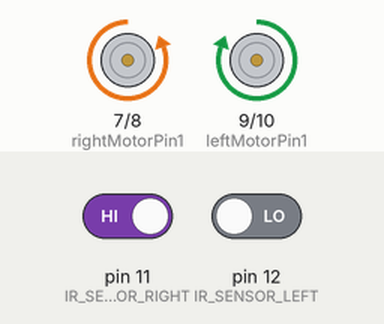
The sketch below on a simulated Arduino Uno, built with avr-gcc and run on an emulated ATmega328P. On the bench: motor-driver pin pairs drawn as motors (green arrow = first pin HIGH = forward, orange = second pin HIGH = backward, longer = more drive). The test bench sets the inputs (shaded band); at power-on: pin 11 (IR_SENSOR_RIGHT) HIGH, pin 12 (IR_SENSOR_LEFT) LOW.

Above: at 1.2 s.
1.3 s: pin 11 (IR_SENSOR_RIGHT) driven LOW
At 2.5 s:
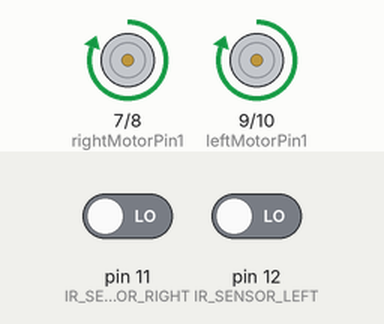
2.8 s: pin 12 (IR_SENSOR_LEFT) driven HIGH
At 3.6 s:
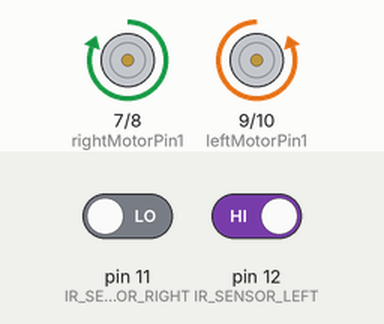
4.3 s: pin 12 (IR_SENSOR_LEFT) driven LOW
At 4.8 s:
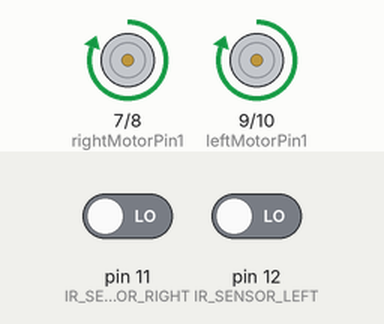
5.8 s: pin 11 (IR_SENSOR_RIGHT) driven HIGH
At 7.1 s:
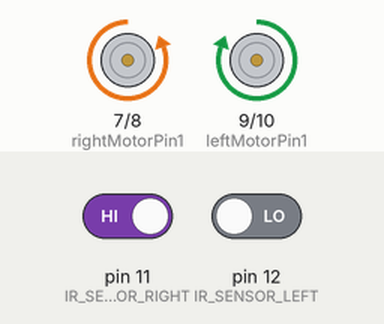
Timing chart, 0 to 8.3 s (numbered marks = the images above; inputs shaded):
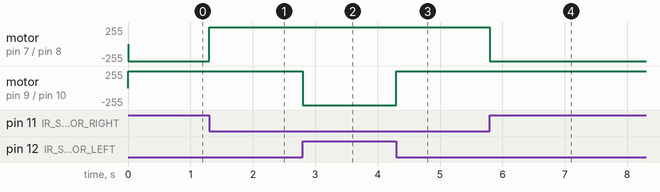

The sketch:

test-line-sensors-analogs.ino
```cpp
#define IR_SENSOR_RIGHT 11
#define IR_SENSOR_LEFT 12
#define MOTOR_SPEED 180

//Right motor
int rightMotorPin1=7;
int rightMotorPin2=8;

//Left motor
int leftMotorPin1=9;
int leftMotorPin2=10;

void setup()
{

  TCCR0B = TCCR0B & B11111000 | B00000010 ;

  // put your setup code here, to run once:
  pinMode(rightMotorPin1, OUTPUT);
  pinMode(rightMotorPin2, OUTPUT);

  pinMode(leftMotorPin1, OUTPUT);
  pinMode(leftMotorPin2, OUTPUT);

  pinMode(IR_SENSOR_RIGHT, INPUT);
  pinMode(IR_SENSOR_LEFT, INPUT);
  rotateMotor(0,0);
}


void loop()
{

  int rightIRSensorValue = digitalRead(IR_SENSOR_RIGHT);
  int leftIRSensorValue = digitalRead(IR_SENSOR_LEFT);

  //If none of the sensors detects black line, then go straight
  if (rightIRSensorValue == LOW && leftIRSensorValue == LOW)
  {
    rotateMotor(MOTOR_SPEED, MOTOR_SPEED);
  }
  //If right sensor detects black line, then turn right
  else if (rightIRSensorValue == HIGH && leftIRSensorValue == LOW )
  {
      rotateMotor(-MOTOR_SPEED, MOTOR_SPEED);
  }
  //If left sensor detects black line, then turn left
  else if (rightIRSensorValue == LOW && leftIRSensorValue == HIGH )
  {
      rotateMotor(MOTOR_SPEED, -MOTOR_SPEED);
  }
  //If both the sensors detect black line, then stop
  else
  {

  }
}


void rotateMotor(int rightMotorSpeed, int leftMotorSpeed)
{

  if (rightMotorSpeed < 0)
  {
    digitalWrite(rightMotorPin1,LOW);
    digitalWrite(rightMotorPin2,HIGH);
  }
  else if (rightMotorSpeed > 0)
  {
    digitalWrite(rightMotorPin1,HIGH);
    digitalWrite(rightMotorPin2,LOW);
  }
  else
  {
    digitalWrite(rightMotorPin1,LOW);
    digitalWrite(rightMotorPin2,LOW);
  }

  if (leftMotorSpeed < 0)
  {
    digitalWrite(leftMotorPin1,LOW);
    digitalWrite(leftMotorPin2,HIGH);
  }
  else if (leftMotorSpeed > 0)
  {
    digitalWrite(leftMotorPin1,HIGH);
    digitalWrite(leftMotorPin2,LOW);
  }
  else
  {
    digitalWrite(leftMotorPin1,LOW);
    digitalWrite(leftMotorPin2,LOW);
  }
}
```

Measured:
- after the input at 1.3 s, motor on pin 7 (rightMotorPin1) / pin 8 (rightMotorPin2): backward 255/255 → forward 255/255 at once
- after the input at 2.8 s, motor on pin 9 (leftMotorPin1) / pin 10 (leftMotorPin2): forward 255/255 → backward 255/255 at once
- after the input at 4.3 s, motor on pin 9 (leftMotorPin1) / pin 10 (leftMotorPin2): backward 255/255 → forward 255/255 at once
- after the input at 5.8 s, motor on pin 7 (rightMotorPin1) / pin 8 (rightMotorPin2): forward 255/255 → backward 255/255 at once
